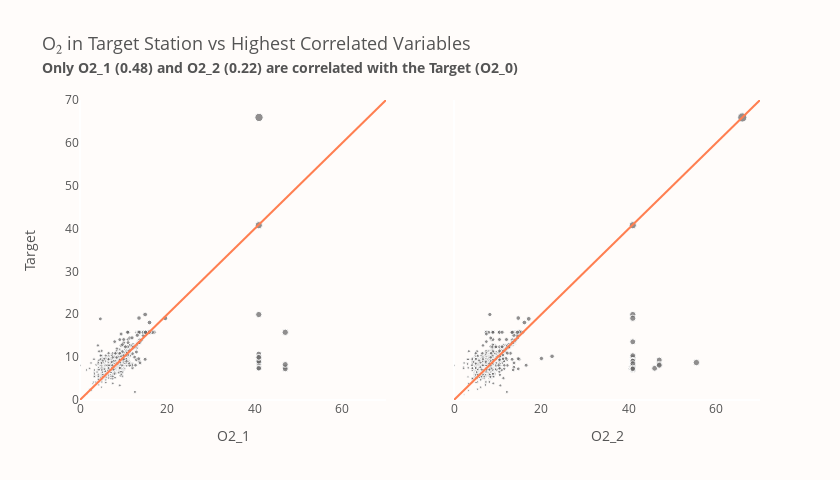

The notebook cell saved with this chart:
### Markdown cell above
<p style="
    font-size: 20px;
    font-family: 'JetBrains Mono';
    color: #4A4B52;
    border-bottom: 2px solid #FF7F51;
">
    <b>Hierarchical Clustering</b> 📜
</p>

<p style="
    font-size: 16px;
    font-family: 'JetBrains Mono';
">
    Here, we should remember that we rely on the <b>Pearson</b> correlation. It measures linear dependency, and it's computed on actual values. However, we could have used, for example, the <b>Spearman</b> correlation, which is based on ranks and measures monotonic relations. Apart from that, we chose the <code>complete</code> method in the <code>linkage()</code> function, and if you take a different method, you can get different results.<br><br>
    <b>In this specific example, we see that features are rather in the long distance, which indicates weak relations. Nevertheless, we can spot that clusters are made between variables for nearby located stations (for example third and fourth, first and second, etc.).</b> It means that stations that are close to each other are probably good predictors for the variable from the nearby station. For example, <code>NO3_1</code> is a good predictor for the <code>NO3_2</code>, and so on.<br><br>
    Now, it's time to have a look at scatter plots of the <code>target</code>, <code>O2_1</code> and <code>O2_2</code>.
</p>

### Code cell
fig = make_subplots(rows=1, cols=2, y_title="Target", shared_yaxes=True)
fig.update_annotations(font_size=14)

for col, component in enumerate(("O2_1", "O2_2"), start=1):
    fig.add_scatter(
        name=component,
        x=train[component],
        y=train.target,
        mode="markers",
        marker_size=np.sqrt(train.target + train[component]) * 0.8,
        marker=dict(color="#6B6A6A", symbol="circle", opacity=0.75),
        hovertemplate="Feature=%{x}<br>Target=%{y}",
        showlegend=False,
        row=1,
        col=col,
    )
    fig.add_scatter(
        name="Perfect Covering",
        x=[0, 70],
        y=[0, 70],
        mode="lines",
        marker=dict(color="#FF7F51"),
        showlegend=False,
        row=1,
        col=col,
    )
    fig.update_xaxes(showgrid=False, col=col, title=component, title_font_size=14, range=[0, 70])
    fig.update_yaxes(showgrid=False, col=col, range=[0, 70])

fig.update_layout(
    title="O\u2082 in Target Station vs Highest Correlated Variables<br>"
    "<span style='font-size: 75%; font-weight: bold;'>"
    "Only O2_1 (0.48) and O2_2 (0.22) are correlated with the Target (O2_0)</span>",
    font_color=FONT_COLOR,
    title_font_size=18,
    plot_bgcolor=BACKGROUND_COLOR,
    paper_bgcolor=BACKGROUND_COLOR,
    width=840,
    height=480,
)
fig.show()

### Figure 1 — Plotly figure (JSON) as saved in the notebook; plotly's stock layout.template omitted (floating-point values rounded to 4 significant figures; data arrays with more than 128 entries replaced by an {"elided": "..."} marker saying what was removed)
{"data": [{"hovertemplate": "Feature=%{x}<br>Target=%{y}", "marker": {"color": "#6B6A6A", "opacity": 0.75, "size": {"elided": "3500 float values"}, "symbol": "circle"}, "mode": "markers", "name": "O2_1", "showlegend": false, "type": "scatter", "x": {"elided": "3500 float values"}, "xaxis": "x", "y": {"elided": "3500 float values"}, "yaxis": "y"}, {"marker": {"color": "#FF7F51"}, "mode": "lines", "name": "Perfect Covering", "showlegend": false, "type": "scatter", "x": [0, 70], "xaxis": "x", "y": [0, 70], "yaxis": "y"}, {"hovertemplate": "Feature=%{x}<br>Target=%{y}", "marker": {"color": "#6B6A6A", "opacity": 0.75, "size": {"elided": "3500 float values"}, "symbol": "circle"}, "mode": "markers", "name": "O2_2", "showlegend": false, "type": "scatter", "x": {"elided": "3500 float values"}, "xaxis": "x2", "y": {"elided": "3500 float values"}, "yaxis": "y2"}, {"marker": {"color": "#FF7F51"}, "mode": "lines", "name": "Perfect Covering", "showlegend": false, "type": "scatter", "x": [0, 70], "xaxis": "x2", "y": [0, 70], "yaxis": "y2"}], "layout": {"annotations": [{"font": {"size": 14}, "showarrow": false, "text": "Target", "textangle": -90, "x": 0, "xanchor": "right", "xref": "paper", "xshift": -40, "y": 0.5, "yanchor": "middle", "yref": "paper"}], "font": {"color": "#545454"}, "height": 480, "paper_bgcolor": "#FFFCFA", "plot_bgcolor": "#FFFCFA", "title": {"font": {"size": 18}, "text": "O₂ in Target Station vs Highest Correlated Variables<br><span style='font-size: 75%; font-weight: bold;'>Only O2_1 (0.48) and O2_2 (0.22) are correlated with the Target (O2_0)</span>"}, "width": 840, "xaxis": {"anchor": "y", "domain": [0, 0.45], "range": [0, 70], "showgrid": false, "title": {"font": {"size": 14}, "text": "O2_1"}}, "xaxis2": {"anchor": "y2", "domain": [0.55, 1], "range": [0, 70], "showgrid": false, "title": {"font": {"size": 14}, "text": "O2_2"}}, "yaxis": {"anchor": "x", "domain": [0, 1], "range": [0, 70], "showgrid": false}, "yaxis2": {"anchor": "x2", "domain": [0, 1], "matches": "y", "range": [0, 70], "showgrid": false, "showticklabels": false}}}
